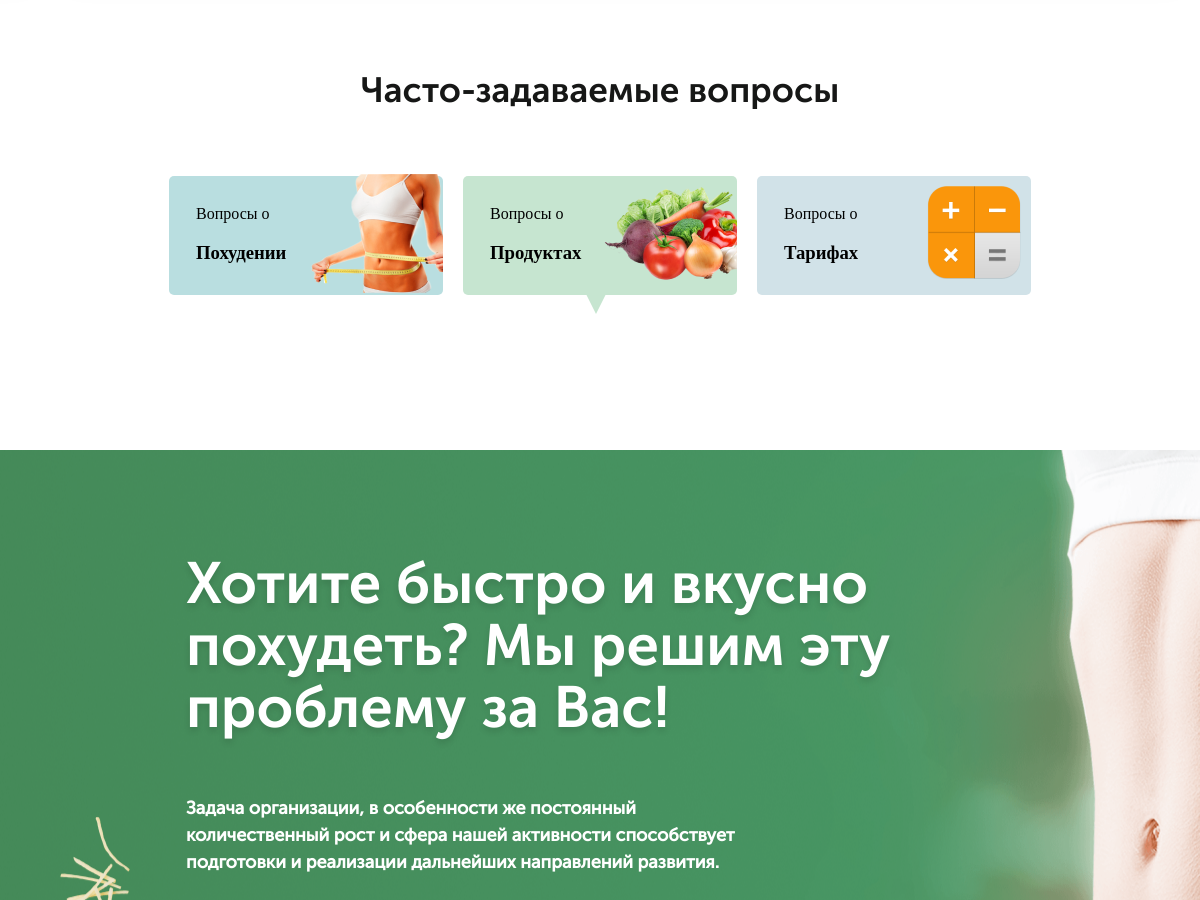
/ (middle part), run on an earlier commit of the app's database.
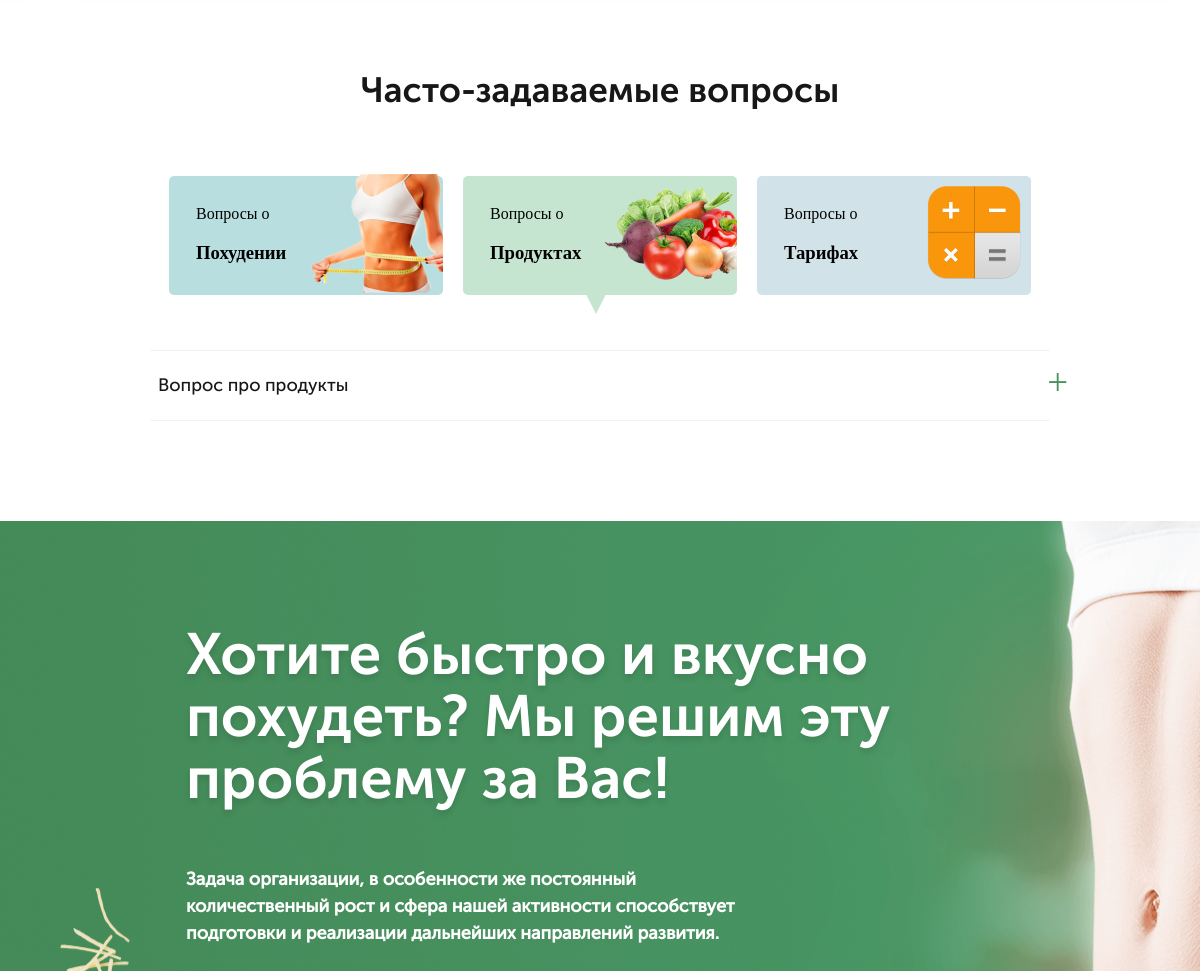
And on a later commit of the database.
### healthyfood/apps/main_page/models.py (models this page shows, shortened)
class QuestionsAnswers(models.Model):
    WEIGTH = 'weight'
    PRODUCTS = 'products'
    TARIFS = 'tarifs'
    CHOICE_GROUP = {
      ( WEIGTH, 'weight'),
        (PRODUCTS, 'products'),
        (TARIFS, 'tarifs') ,
    }
    question = models.CharField(("Вопрос"), max_length=200)
    answer = models.CharField(("Ответ"), max_length=500)
    group = models.CharField(("Группа вопросов"), max_length=20, choices = CHOICE_GROUP, default = PRODUCTS)
    class Meta:
        verbose_name = ("Вопрос и ответ")
        verbose_name_plural = ("Вопросы и ответы")

### healthyfood/apps/main_page/views.py (the view)
# urls.py: path('', views.index, name = 'index')
def index(request):
    header_slides = HeaderSlider.objects.all()
    page_slides = PageSlider.objects.all()
    page_headers = PageHeaders.objects.get(id=1)
    big_block = ProgrammsBig.objects.all()
    small_block = ProgrammsSmall.objects.all()
    menu_slide = MenuSlider.objects.all()
    review = Reviews.objects.all()
    reviws_count = review.count()
    questions = QuestionsAnswers.objects.all()
    return render(request, 'main_page/page.html', {'header_slides': header_slides,
    'headers': page_headers,
    'page_slides': page_slides,
    'big_block': big_block,
    'small_block': small_block,
    'menu': menu_slide,
    'review' : review,
    'reviws_count': reviws_count,
    'questions' : questions,
    })

### healthyfood/templates/main_page/page.html (shortened to what this page needs)
{% extends  'base.html' %}
{% block content %}
<div class="main">
    <div class="questions">
        <h1 class="questions__header">Часто-задаваемые вопросы</h1>
        <div class="questions__section">
            <div class="questions__section__item " data-filter="weight">
                <div class="questions__section__item__block">
                    <p class="questions__section__item__block__about">Вопросы о</p>
                    <h3 class="questions__section__item__block__name">Похудении</h3>
                </div>
                <div class="questions__section__item__block">
                    <img src="../static/images/section-girl.png" alt="">
                </div>
            </div>
            <div class="questions__section__item active" data-filter="products">
                <div class="questions__section__item__block" >
                    <p class="questions__section__item__block__about">Вопросы о</p>
                    <h3 class="questions__section__item__block__name">Продуктах</h3>
                </div>
                <div class="questions__answers__item__block">
                    <img src="../static/images/ovoshhi.png" alt="">
                </div>
            </div>
            <div class="questions__section__item " data-filter="tarifs">
                <div class="questions__section__item__block">
                    <p class="questions__section__item__block__about">Вопросы о</p>
                    <h3 class="questions__section__item__block__name">Тарифах</h3>
                </div>
                <div class="questions__answers__item__block">
                    <img src="../static/images/Calculator.png" alt="">
                </div>
            </div>
        </div>
        {% if questions %}
            {% for a in  questions %}
                {% if a.group == 'weight' %}
                <div class="questions__answers hide" data-cat="weight">
                    <div class="questions__answers__item">
                        <div class="question">{{a.question}}</div>
                        <div class="answer">{{a.answer}}</div>
                    </div>
                </div>
                {% elif a.group == 'products' %}
                <div class="questions__answers" data-cat="products">
                    <div class="questions__answers__item">
                        <div class="question">{{a.question}}</div>
                    </div>
                </div>
                {% endif %}
            {% endfor %}
        {% endif %}
    </div>
    <div class="about">
        <h1 class="about__header">Хотите быстро и вкусно похудеть? Мы решим эту проблему за Вас!</h1>
        <p class="about__description">Задача организации, в особенности же постоянный количественный рост и сфера нашей активности способствует подготовки и реализации дальнейших направлений развития.</p>
    </div>
    </div>
{% endblock %}

### healthyfood/templates/base.html (shortened to what this page needs)
<!DOCTYPE html>
<html lang="en">
<head>
    <link rel="stylesheet" href="../static/style/css/style.css">
</head>
<body>
   {% block content %}{% endblock %}
</body>
</html>

### healthyfood/apps/main_page/static/style/css/style.css (style rules this page uses)
.main { overflow: hidden; }
body { margin: 0; }
.questions { padding: 0px 150px; position: relative; margin-bottom: 100px; }
.questions__header { font-size: 35px; line-height: 115%; text-align: center; color: #161716; font-family: 'Museo Sans Cyrl 700'; }
.questions__section { display: -webkit-box; display: -ms-flexbox; display: flex; -webkit-box-pack: center; -ms-flex-pack: center; justify-content: center; -webkit-box-align: center; -ms-flex-align: center; align-items: center; }
.questions__section__item { display: -webkit-box; display: -ms-flexbox; display: flex; border-radius: 5px; width: 247px; height: 119px; margin: 43px 10px 55px 10px; padding: 0 0 0 27px; -webkit-box-align: center; -ms-flex-align: center; align-items: center; -webkit-box-pack: justify; -ms-flex-pack: justify; justify-content: space-between; }
.questions__section__item:nth-child(1) { background: #B9DEE0; }
.questions__section__item:nth-child(2) { background: #C6E5D0; }
.questions__section__item:nth-child(2).active::before { content: ""; position: absolute; border: 10px solid transparent; border-top: 20px solid #C6E5D0; -webkit-transform: translate(96px, 73px); transform: translate(96px, 73px); }
.questions__section__item:nth-child(3) { background: #D1E2E8; }
.questions__section__item__block { -webkit-box-flex: 0; -ms-flex: 0 1 50%; flex: 0 1 50%; }
.questions__answers__item { padding: 24px 8px; border-top: 1px solid #F2F2F2; border-bottom: 1px solid #F2F2F2; }
.questions__answers__item::after { content: "+"; display: block; position: absolute; color: #4C9162; font-size: 37px; line-height: 114.7%; -webkit-transform: translateY(-80%); transform: translateY(-80%); right: 11%; z-index: 20; }
.questions__answers__item .question { font-size: 18px; line-height: 114.7%; color: #161716; font-family: 'Museo Sans Cyrl 500'; }
.about { padding: 63px 186px 150px; background: #112417 url("../../images/about-bg.png"); display: -webkit-box; display: -ms-flexbox; display: flex; -webkit-box-orient: vertical; -webkit-box-direction: normal; -ms-flex-direction: column; flex-direction: column; }
.about__header { display: inline-block; width: 708px; font-family: 'Museo Sans Cyrl 700'; font-size: 58px; line-height: 62px; color: #FFFFFF; text-shadow: 0px 4px 6px rgba(0, 0, 0, 0.12); font-family: 'Museo Sans Cyrl 700'; font-weight: bold; }
.about__description { display: inline-block; width: 572px; font-size: 18px; line-height: 150%; color: #FFFFFF; font-family: 'Museo Sans Cyrl 500'; font-weight: 600; margin-bottom: 37px; }

What changed in the data, as far as the page shows it:
added QuestionsAnswers: question "Вопрос про продукты"
